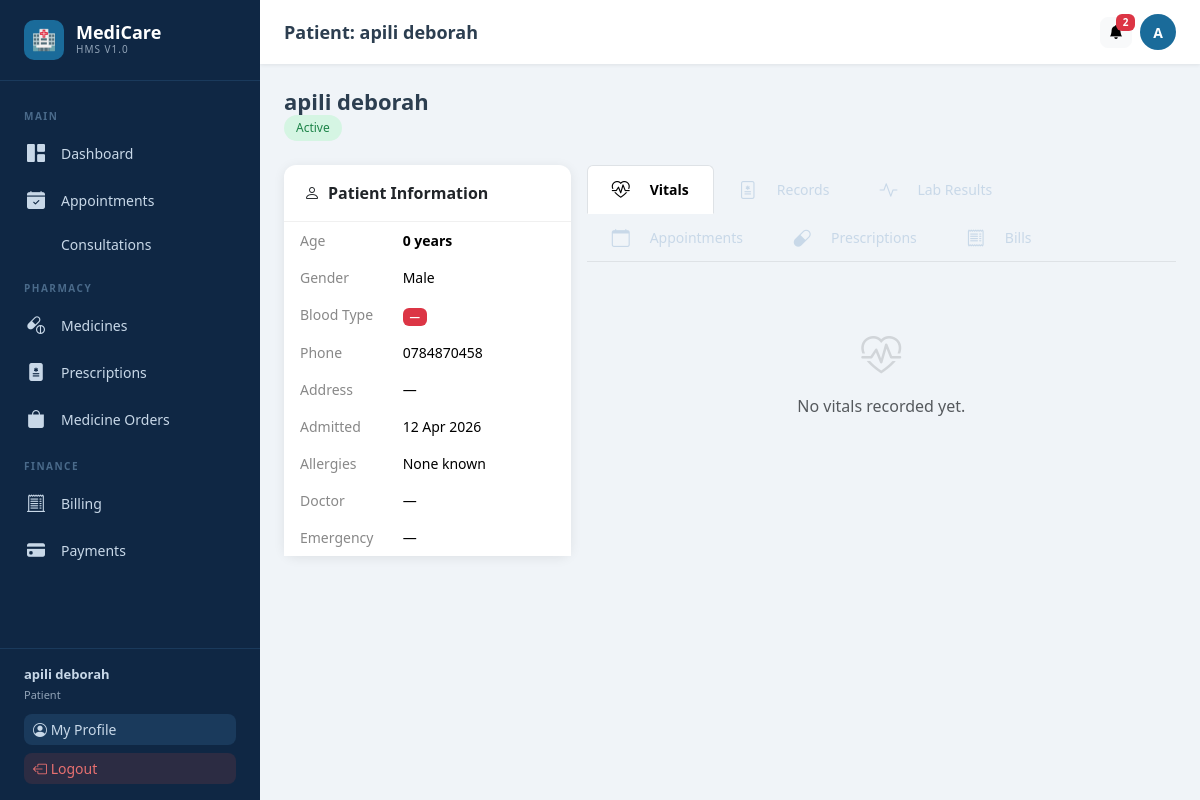
/patients/2/ (signed in), run on the app's committed database.
### users/models.py (models this page shows, shortened)
class User(AbstractUser):
    ROLE_CHOICES = [
        ('admin', 'Admin'),
        ('doctor', 'Doctor'),
        ('nurse', 'Nurse'),
        ('patient', 'Patient'),
    ]
    role = models.CharField(max_length=20, choices=ROLE_CHOICES, default='patient')
    phone = models.CharField(max_length=20, blank=True)
    profile_pic = models.ImageField(upload_to='profiles/', blank=True, null=True)
    is_approved = models.BooleanField(default=True)
    created_at = models.DateTimeField(auto_now_add=True)

### patients/models.py (models this page shows, shortened)
class Patient(models.Model):
    BLOOD_TYPES = [('A+','A+'),('A-','A-'),('B+','B+'),('B-','B-'),('AB+','AB+'),('AB-','AB-'),('O+','O+'),('O-','O-')]
    STATUS_CHOICES = [('Active','Active'),('Discharged','Discharged'),('Transferred','Transferred'),('Deceased','Deceased')]
    GENDER_CHOICES = [('Male','Male'),('Female','Female'),('Other','Other')]
    user = models.OneToOneField(User, on_delete=models.SET_NULL, null=True, blank=True, related_name='patient_profile')
    name = models.CharField(max_length=200)
    age = models.IntegerField(default=0)
    gender = models.CharField(max_length=10, choices=GENDER_CHOICES, default='Male')
    phone = models.CharField(max_length=20, blank=True)
    address = models.TextField(blank=True)
    blood_type = models.CharField(max_length=5, choices=BLOOD_TYPES, blank=True)
    admission_date = models.DateField(auto_now_add=True)
    status = models.CharField(max_length=20, choices=STATUS_CHOICES, default='Active')
    emergency_contact = models.CharField(max_length=200, blank=True)
    emergency_phone = models.CharField(max_length=20, blank=True)
    allergies = models.TextField(blank=True)
    notes = models.TextField(blank=True)
    assigned_doctor = models.ForeignKey(User, on_delete=models.SET_NULL, null=True, blank=True, related_name='doctor_patients', limit_choices_to={'role': 'doctor'})
    created_at = models.DateTimeField(auto_now_add=True)
    updated_at = models.DateTimeField(auto_now=True)

### patients/views.py (the view)
# urls.py: path('<int:pk>/', views.patient_detail, name='patient_detail'),
@login_required
def patient_detail(request, pk):
    patient = get_object_or_404(Patient, pk=pk)
    if request.user.role == 'patient':
        if not hasattr(request.user, 'patient_profile') or request.user.patient_profile != patient:
            messages.error(request, 'Access denied.')
            return redirect('users:dashboard')
    return render(request, 'patients/patient_detail.html', {
        'patient': patient,
        'vitals': patient.vitals.order_by('-date')[:5],
        'medical_records': patient.medical_records.order_by('-date')[:5],
        'lab_results': patient.lab_results.order_by('-date')[:5],
        'appointments': patient.appointments.order_by('-date')[:5],
        'bills': patient.bills.order_by('-date')[:5],
        'prescriptions': patient.prescriptions.order_by('-date')[:5],
    })

### billing/models.py (called while the page is built)
    @property
    def subtotal(self):
        return sum(item.amount for item in self.items.all())

    @property
    def total(self):
        return self.subtotal + self.tax - self.discount

    @property
    def amount_paid(self):
        from payments.models import Payment
        paid = Payment.objects.filter(bill=self, status='Success').aggregate(total=models.Sum('amount'))
        return paid['total'] or 0

    @property
    def balance(self):
        return self.total - self.amount_paid

### notifications/context_processors.py (called while the page is built)
def unread_notifications(request):
    if request.user.is_authenticated:
        from notifications.models import Notification
        count = Notification.objects.filter(recipient=request.user, is_read=False).count()
        return {'unread_notification_count': count}
    return {'unread_notification_count': 0}

### templates/patients/patient_detail.html (shortened to what this page needs)
{% extends 'base.html' %}
{% block page_title %}Patient: {{ patient.name }}{% endblock %}
{% block content %}
<div class="page-header">
  <div>
    <h1>{{ patient.name }}</h1>
    <span class="badge-pill status-{{ patient.status|lower }}">{{ patient.status }}</span>
  </div>
</div>
<div class="row g-3">
  <div class="col-lg-4">
    <div class="card">
      <div class="card-header"><i class="bi bi-person me-2"></i>Patient Information</div>
      <div class="card-body p-0">
        <table class="table table-borderless table-sm mb-0 px-3" style="font-size:14px">
          <tr><td class="ps-3 py-2" style="color:#888;width:40%">Age</td><td class="pe-3 py-2"><strong>{{ patient.age }} years</strong></td></tr>
          <tr class="bg-light"><td class="ps-3 py-2" style="color:#888">Gender</td><td class="pe-3 py-2">{{ patient.gender }}</td></tr>
          <tr><td class="ps-3 py-2" style="color:#888">Blood Type</td><td class="pe-3 py-2"><span class="badge bg-danger">{{ patient.blood_type|default:"—" }}</span></td></tr>
          <tr class="bg-light"><td class="ps-3 py-2" style="color:#888">Phone</td><td class="pe-3 py-2">{{ patient.phone|default:"—" }}</td></tr>
          <tr><td class="ps-3 py-2" style="color:#888">Address</td><td class="pe-3 py-2">{{ patient.address|default:"—" }}</td></tr>
          <tr class="bg-light"><td class="ps-3 py-2" style="color:#888">Admitted</td><td class="pe-3 py-2">{{ patient.admission_date|date:"d M Y" }}</td></tr>
          <tr><td class="ps-3 py-2" style="color:#888">Allergies</td><td class="pe-3 py-2">{{ patient.allergies|default:"None known" }}</td></tr>
          <tr class="bg-light"><td class="ps-3 py-2" style="color:#888">Doctor</td><td class="pe-3 py-2">{% if patient.assigned_doctor %}Dr. {{ patient.assigned_doctor.get_full_name }}{% else %}—{% endif %}</td></tr>
          <tr><td class="ps-3 py-2" style="color:#888">Emergency</td><td class="pe-3 py-2">{{ patient.emergency_contact|default:"—" }}<br>{% if patient.emergency_phone %}<small>{{ patient.emergency_phone }}</small>{% endif %}</td></tr>
        </table>
      </div>
    </div>
  </div>
  <div class="col-lg-8">
    <ul class="nav nav-tabs mb-3">
      <li class="nav-item"><a class="nav-link active" data-bs-toggle="tab" href="#vitals"><i class="bi bi-heart-pulse me-1"></i>Vitals</a></li>
      <li class="nav-item"><a class="nav-link" data-bs-toggle="tab" href="#records"><i class="bi bi-file-medical me-1"></i>Records</a></li>
      <li class="nav-item"><a class="nav-link" data-bs-toggle="tab" href="#labs"><i class="bi bi-activity me-1"></i>Lab Results</a></li>
      <li class="nav-item"><a class="nav-link" data-bs-toggle="tab" href="#appts"><i class="bi bi-calendar me-1"></i>Appointments</a></li>
      <li class="nav-item"><a class="nav-link" data-bs-toggle="tab" href="#presc"><i class="bi bi-capsule me-1"></i>Prescriptions</a></li>
      <li class="nav-item"><a class="nav-link" data-bs-toggle="tab" href="#bills"><i class="bi bi-receipt me-1"></i>Bills</a></li>
    </ul>
    <div class="tab-content">
      <div class="tab-pane fade show active" id="vitals">
        {% if vitals %}
        <div class="timeline">
        {% for v in vitals %}
        <div class="timeline-item">
          <div style="font-size:12px;color:#888;margin-bottom:6px"><i class="bi bi-clock me-1"></i>{{ v.date|date:"d M Y H:i" }} &middot; Recorded by {{ v.nurse.get_full_name|default:"Nurse" }}</div>
          <div class="row g-2">
            {% if v.temperature %}<div class="col-6 col-sm-4"><div class="card p-2 text-center" style="border:1px solid #f0f0f0"><div style="font-size:11px;color:#888">Temperature</div><div style="font-weight:700;color:#e74c3c">{{ v.temperature }}°C</div></div></div>{% endif %}
            {% if v.blood_pressure %}<div class="col-6 col-sm-4"><div class="card p-2 text-center" style="border:1px solid #f0f0f0"><div style="font-size:11px;color:#888">Blood Pressure</div><div style="font-weight:700;color:#1a6b9a">{{ v.blood_pressure }}</div></div></div>{% endif %}
            {% if v.pulse %}<div class="col-6 col-sm-4"><div class="card p-2 text-center" style="border:1px solid #f0f0f0"><div style="font-size:11px;color:#888">Pulse</div><div style="font-weight:700;color:#27ae60">{{ v.pulse }} bpm</div></div></div>{% endif %}
            {% if v.weight %}<div class="col-6 col-sm-4"><div class="card p-2 text-center" style="border:1px solid #f0f0f0"><div style="font-size:11px;color:#888">Weight</div><div style="font-weight:700">{{ v.weight }} kg</div></div></div>{% endif %}
            {% if v.oxygen_saturation %}<div class="col-6 col-sm-4"><div class="card p-2 text-center" style="border:1px solid #f0f0f0"><div style="font-size:11px;color:#888">SpO2</div><div style="font-weight:700;color:#8e44ad">{{ v.oxygen_saturation }}%</div></div></div>{% endif %}
          </div>
          {% if v.notes %}<div style="font-size:13px;color:#666;margin-top:6px"><i class="bi bi-chat-left me-1"></i>{{ v.notes }}</div>{% endif %}
        </div>
        {% endfor %}
        </div>
        {% else %}<div class="text-center py-5 text-muted"><i class="bi bi-heart-pulse" style="font-size:40px;opacity:.2"></i><div class="mt-2">No vitals recorded yet.</div></div>{% endif %}
      </div>
    </div>
  </div>
</div>
{% endblock %}

### templates/base.html (shortened to what this page needs)
<!DOCTYPE html>
<html lang="en">
<head>
{% load static %}
<link href="https://cdn.jsdelivr.net/npm/bootstrap@5.3.2/dist/css/bootstrap.min.css" rel="stylesheet">
<link href="https://cdn.jsdelivr.net/npm/bootstrap-icons@1.11.3/font/bootstrap-icons.min.css" rel="stylesheet">
</head>
<body>
{% if user.is_authenticated %}
<aside class="sidebar" id="sidebar">
  <a href="{% url 'users:dashboard' %}" class="sidebar-brand">
    <div class="logo-icon">🏥</div>
    <div><div class="logo-text">MediCare</div><div class="logo-sub">HMS v1.0</div></div>
  </a>
  <nav class="sidebar-nav">
    <div class="nav-section-title">Main</div>
    <a href="{% url 'users:dashboard' %}" class="nav-link {% if request.resolver_match.url_name == 'dashboard' %}active{% endif %}">
      <i class="bi bi-grid-1x2-fill"></i> Dashboard
    </a>
    <a href="{% url 'appointments:appointment_list' %}" class="nav-link {% if 'appointments' in request.path and 'consultations' not in request.path %}active{% endif %}">
      <i class="bi bi-calendar-check-fill"></i> Appointments
    </a>
    <a href="{% url 'appointments:consultation_list' %}" class="nav-link {% if 'consultations' in request.path %}active{% endif %}">
       Consultations
    </a>
    <div class="nav-section-title">Pharmacy</div>
    <a href="{% url 'pharmacy:medicine_list' %}" class="nav-link {% if 'pharmacy' in request.path and 'prescriptions' not in request.path and 'orders' not in request.path %}active{% endif %}">
      <i class="bi bi-capsule-pill"></i> Medicines
    </a>
    <a href="{% url 'pharmacy:prescription_list' %}" class="nav-link {% if 'prescriptions' in request.path %}active{% endif %}">
      <i class="bi bi-file-medical-fill"></i> Prescriptions
    </a>
    {% if user.role == 'patient' or user.role == 'admin' %}
    <a href="{% url 'pharmacy:order_list' %}" class="nav-link {% if 'orders' in request.path %}active{% endif %}">
      <i class="bi bi-bag-fill"></i> Medicine Orders
    </a>
    {% endif %}
    <div class="nav-section-title">Finance</div>
    <a href="{% url 'billing:bill_list' %}" class="nav-link {% if 'billing' in request.path %}active{% endif %}">
      <i class="bi bi-receipt-cutoff"></i> Billing
    </a>
    <a href="{% url 'payments:payment_list' %}" class="nav-link {% if 'payments' in request.path %}active{% endif %}">
      <i class="bi bi-credit-card-fill"></i> Payments
    </a>
  </nav>
  <div class="sidebar-footer">
    <div style="color:#c8d8e8;font-size:13px;margin-bottom:10px">
      <strong>{{ user.get_full_name|default:user.username }}</strong><br>
      <span style="opacity:.7;font-size:11px;text-transform:capitalize">{{ user.role }}</span>
    </div>
    <a href="{% url 'users:profile' %}" class="btn btn-sm mb-2" style="background:#1a3a5c;color:#c8d8e8;width:100%;text-align:left">
      <i class="bi bi-person-circle"></i> My Profile
    </a>
    <a href="{% url 'users:logout' %}" class="btn btn-sm" style="background:#e74c3c22;color:#e87070;width:100%;text-align:left">
      <i class="bi bi-box-arrow-left"></i> Logout
    </a>
  </div>
</aside>
<div class="topbar">
  <span class="page-title">{% block page_title %}Dashboard{% endblock %}</span>
  <div class="topbar-actions">
    <a href="{% url 'notifications:notification_list' %}" class="btn btn-light btn-sm position-relative" title="Notifications">
      <i class="bi bi-bell-fill"></i>
      {% if unread_notification_count > 0 %}
      <span class="badge bg-danger position-absolute" style="top:-4px;right:-4px;font-size:10px;min-width:18px">{{ unread_notification_count }}</span>
      {% endif %}
    </a>
    <a href="{% url 'users:profile' %}" class="topbar-avatar" title="My Profile">
      {{ user.first_name|first|upper|default:user.username|first|upper }}
    </a>
  </div>
</div>
<main class="main-wrapper">
{% endif %}
  {% block content %}{% endblock %}
{% if user.is_authenticated %}</main>{% endif %}
</body>
</html>

### templates/base.html (style rules this page uses)
:root { --primary:#1a6b9a;--primary-dark:#134f73;--primary-light:#e8f4fd; --sidebar-w:260px;--sidebar-bg:#0f2744;--sidebar-text:#c8d8e8; --sidebar-hover:#1a3a5c;--sidebar-active:#1a6b9a; --topbar-h:64px;--body-bg:#f0f4f8;--card-shadow:0 2px 12px rgba(0,0,0,.08); }
body { background:var(--body-bg);font-family:'Segoe UI',system-ui,sans-serif;margin:0;overflow-x:hidden }
.sidebar { position:fixed;top:0;left:0;height:100vh;width:var(--sidebar-w);background:var(--sidebar-bg);z-index:1000;display:flex;flex-direction:column;transition:transform .3s ease }
.sidebar-brand { padding:20px 24px;border-bottom:1px solid #1a3a5c;display:flex;align-items:center;gap:12px;color:#fff;text-decoration:none }
.sidebar-brand .logo-icon { width:40px;height:40px;background:var(--primary);border-radius:10px;display:flex;align-items:center;justify-content:center;font-size:20px;flex-shrink:0 }
.sidebar-brand .logo-text { font-size:18px;font-weight:700;line-height:1.1 }
.sidebar-brand .logo-sub { font-size:10px;color:var(--sidebar-text);opacity:.7;letter-spacing:1px;text-transform:uppercase }
.sidebar-nav { flex:1;overflow-y:auto;padding:12px 0 }
.nav-section-title { font-size:10px;font-weight:600;color:#4a6a8a;text-transform:uppercase;letter-spacing:1.5px;padding:16px 24px 6px }
.nav-link { display:flex;align-items:center;gap:12px;padding:10px 24px;color:var(--sidebar-text);text-decoration:none;font-size:14px;transition:all .2s;border-left:3px solid transparent }
.nav-link.active { background:var(--sidebar-active);color:#fff;border-left-color:#fff;font-weight:600 }
.nav-link .bi { font-size:18px;flex-shrink:0;width:22px }
.sidebar-footer { padding:16px 24px;border-top:1px solid #1a3a5c }
.topbar { position:fixed;top:0;left:var(--sidebar-w);right:0;height:var(--topbar-h);background:#fff;box-shadow:0 1px 4px rgba(0,0,0,.08);z-index:999;display:flex;align-items:center;padding:0 24px;gap:16px }
.topbar .page-title { font-size:18px;font-weight:600;color:#2c3e50;flex:1 }
.topbar .topbar-actions { display:flex;align-items:center;gap:8px }
.topbar-avatar { width:36px;height:36px;border-radius:50%;background:var(--primary);color:#fff;display:flex;align-items:center;justify-content:center;font-weight:600;font-size:14px;text-decoration:none }
.main-wrapper { margin-left:var(--sidebar-w);margin-top:var(--topbar-h);padding:24px;min-height:calc(100vh - var(--topbar-h)) }
.card { border:none;border-radius:12px;box-shadow:var(--card-shadow) }
.card-header { background:transparent;border-bottom:1px solid #f0f0f0;padding:16px 20px;font-weight:600 }
.table { font-size:14px }
.table td { vertical-align:middle;border-color:#f8f8f8 }
.btn { border-radius:8px;font-size:14px;font-weight:500 }
.page-header { display:flex;align-items:center;justify-content:space-between;margin-bottom:24px;flex-wrap:wrap;gap:12px }
.page-header h1 { font-size:22px;font-weight:700;color:#2c3e50;margin:0 }
.status-active,.status-confirmed,.status-success,.status-paid { background:#d5f5e3;color:#1e8449 }
.badge-pill { padding:4px 12px;border-radius:20px;font-size:12px;font-weight:500;display:inline-block }

### data on the page
User: get_full_name "apili deborah", role "Patient", first_name|first "A"
Patient: name "apili deborah", status "Active", age "0", gender "Male", blood_type "—", phone "0784870458", address "—", admission_date "12 Apr 2026", allergies "None known", emergency_contact "—"

### other printed values
{{ unread_notification_count }} "2"
